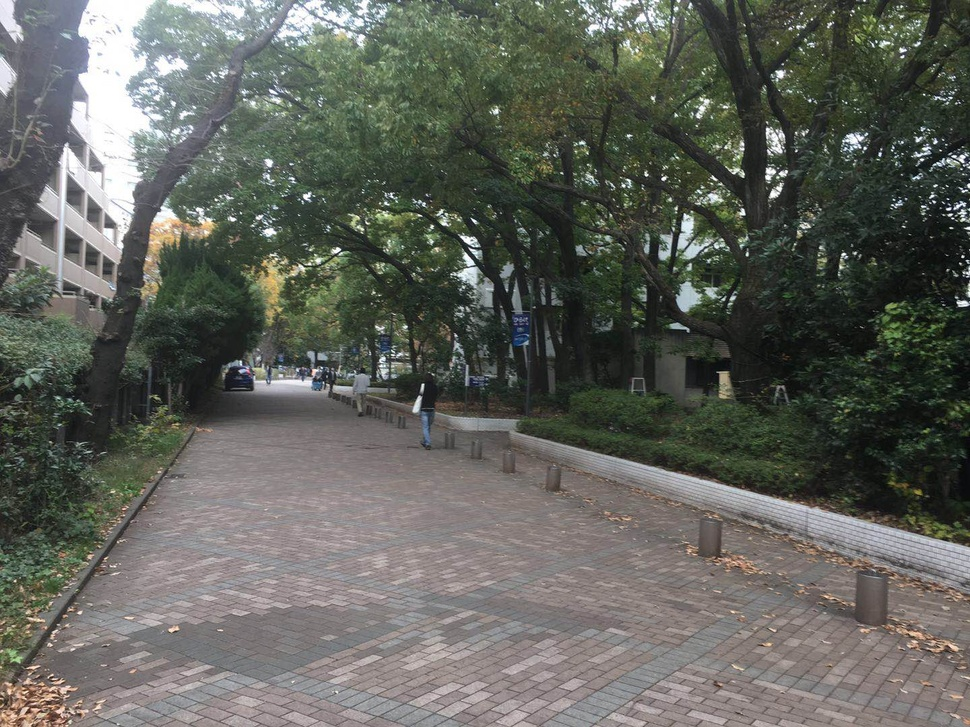
#> input picture data/3.jpg, 970 x 727 px, shrunk from 1440 x 1080 before the run
$ python haze.py
#> lines starting #> are read from the running program, lines starting #| are printed output that depends on the picture
import random
import math
import cv2
import numpy as np

def mkhaze(m):
	a = random.uniform(0.7,1)
#> a = 0.953
	b = random.uniform(0.6,1.8)
	t = math.exp(-b)
	Y = np.zeros(m.shape)
	for k in range(3):
		Y[:,:,k] = m[:,:,k]*(1-t)+a*t
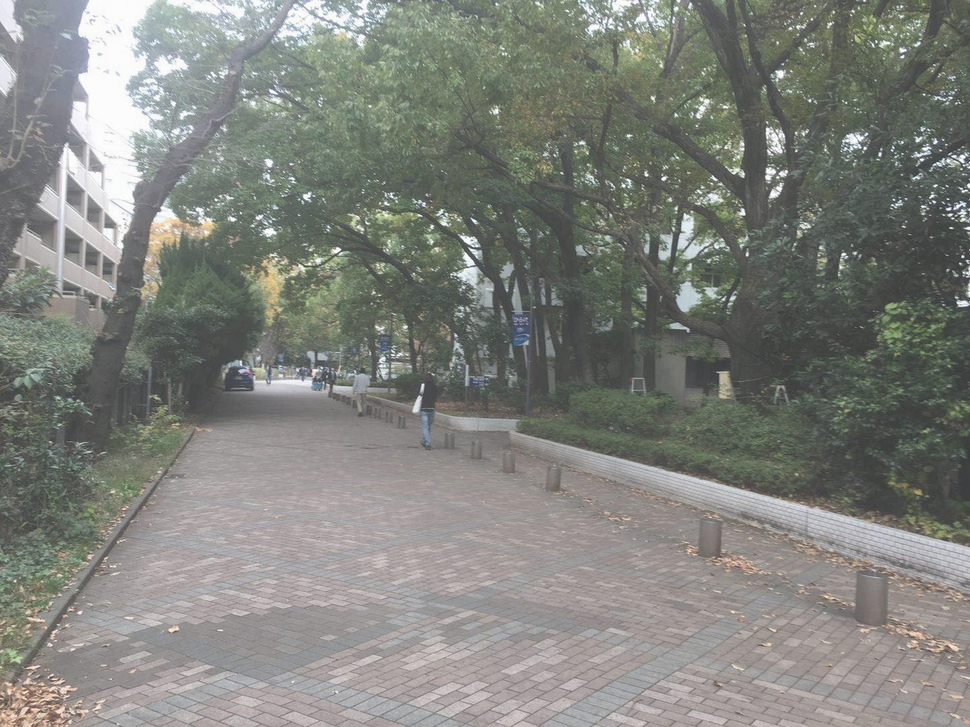
#> Y: shape (727, 970, 3) float64; mean of channels 0, 1, 2 0.492, 0.514, 0.507; drawn as B, G, R
	return Y,a,b


if __name__ == '__main__':
	m,a,b = mkhaze(cv2.imread('./data/3.jpg')/255.0)
#> a = 0.953; b = 1.51
	m = m*255.0
	a = str(round(a,2))
#> a = '0.95'
	b = str(round(b,2))
#> b = '1.51'
	str = './data/3_'+a+'_'+b+'.jpg'
#> str = './data/3_0.95_1.51.jpg'
	cv2.imwrite(str, m)

$ run again, with data/1.jpg copied over data/3.jpg
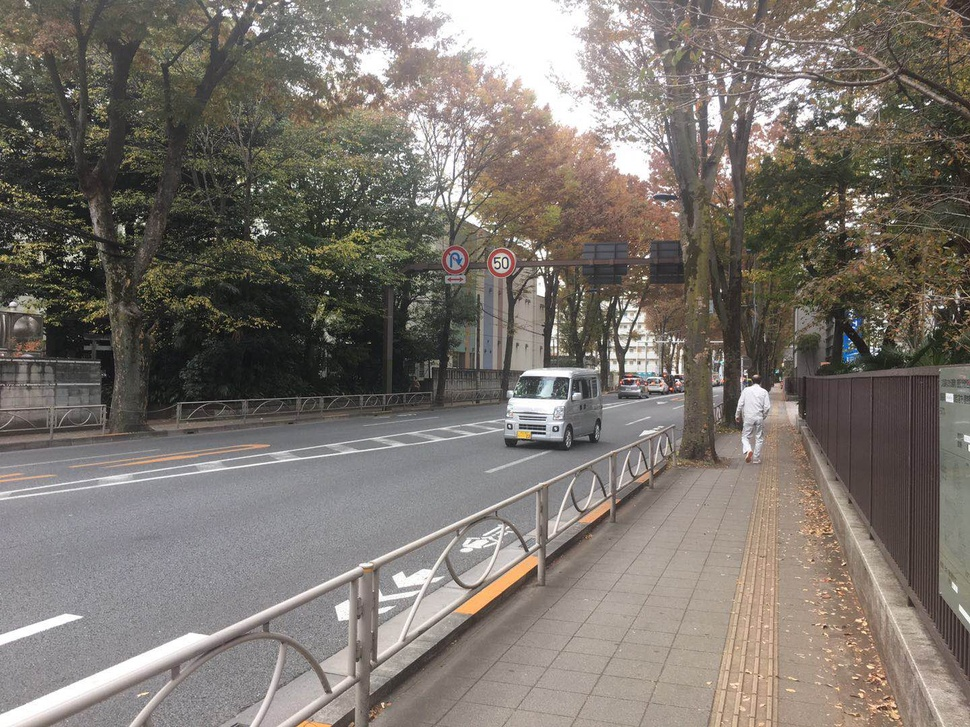
#> input picture data/1.jpg, 970 x 727 px, shrunk from 1440 x 1080 before the run
#> in mkhaze, `a = random.uniform(0.7,1)`: a = 0.953
#> after the loop in mkhaze, `for k in range(3):`:
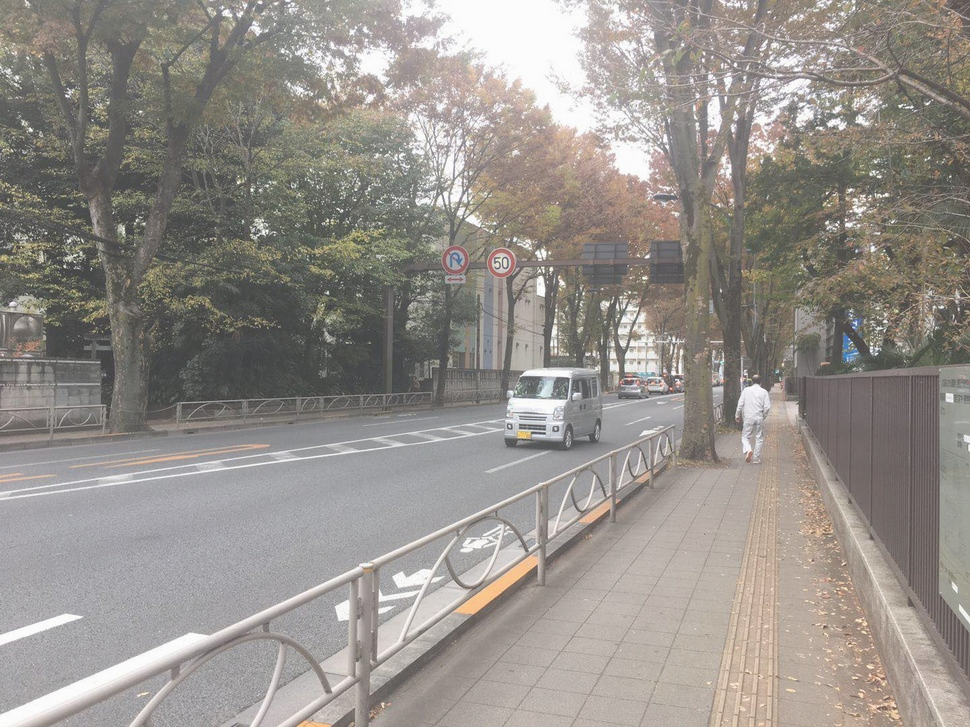
#> Y: shape (727, 970, 3) float64; mean of channels 0, 1, 2 0.547, 0.567, 0.587; drawn as B, G, R
#> `m,a,b = mkhaze(cv2.imread('./data/3.jpg')/255.0)`: b = 1.51
#> `a = str(round(a,2))`: a = '0.95'
#> `b = str(round(b,2))`: b = '1.51'
#> str = './data/3_0.95_1.51.jpg'

$ run again, with data/2.jpg copied over data/3.jpg
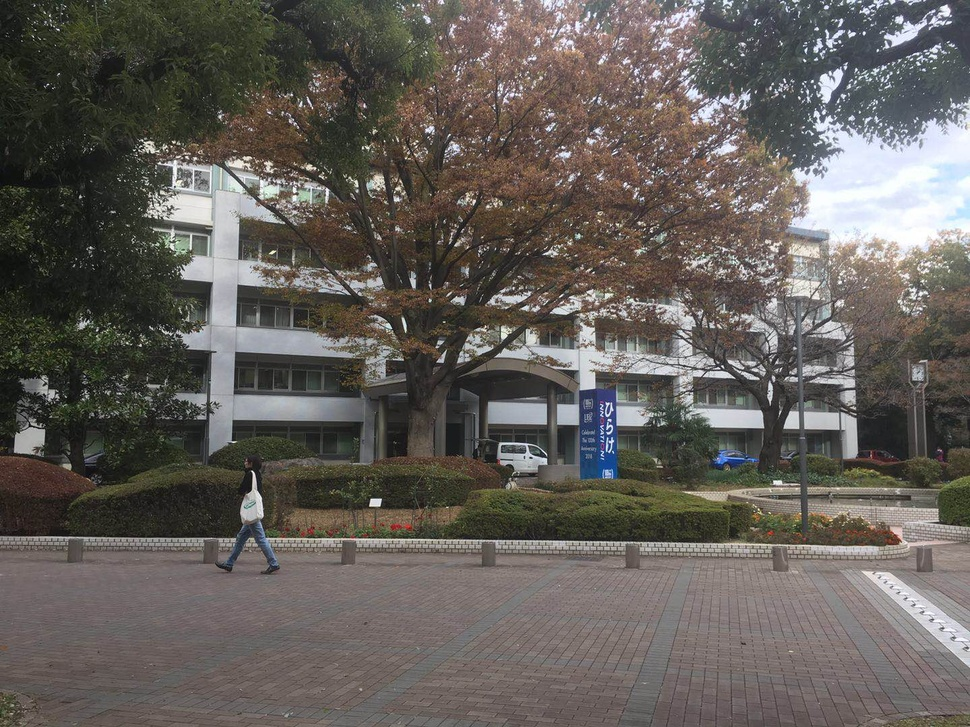
#> input picture data/2.jpg, 970 x 727 px, shrunk from 1440 x 1080 before the run
#> in mkhaze, `a = random.uniform(0.7,1)`: a = 0.953
#> after the loop in mkhaze, `for k in range(3):`:
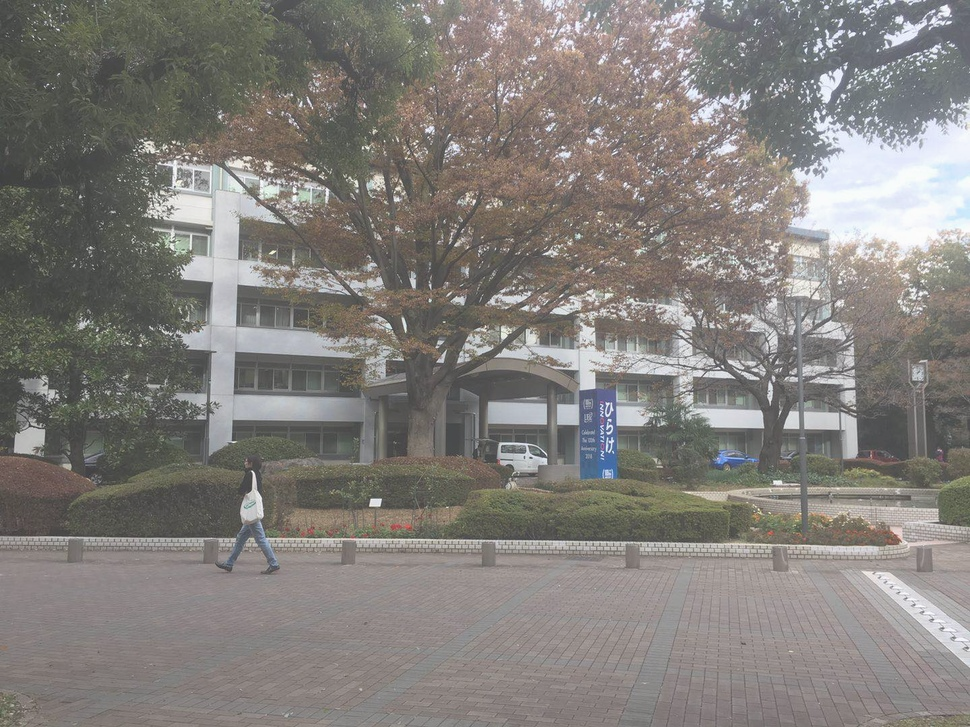
#> Y: shape (727, 970, 3) float64; mean of channels 0, 1, 2 0.486, 0.5, 0.514; drawn as B, G, R
#> `m,a,b = mkhaze(cv2.imread('./data/3.jpg')/255.0)`: b = 1.51
#> `a = str(round(a,2))`: a = '0.95'
#> `b = str(round(b,2))`: b = '1.51'
#> str = './data/3_0.95_1.51.jpg'

$ run again, with data/4.jpg copied over data/3.jpg
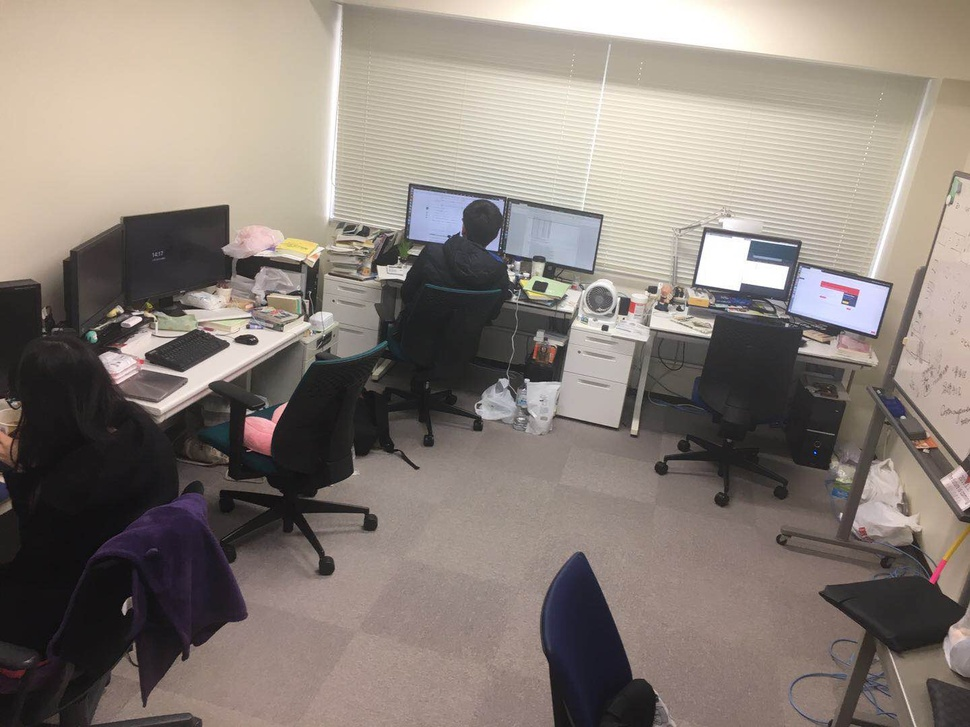
#> input picture data/4.jpg, 970 x 727 px, shrunk from 1440 x 1080 before the run
#> in mkhaze, `a = random.uniform(0.7,1)`: a = 0.953
#> after the loop in mkhaze, `for k in range(3):`:
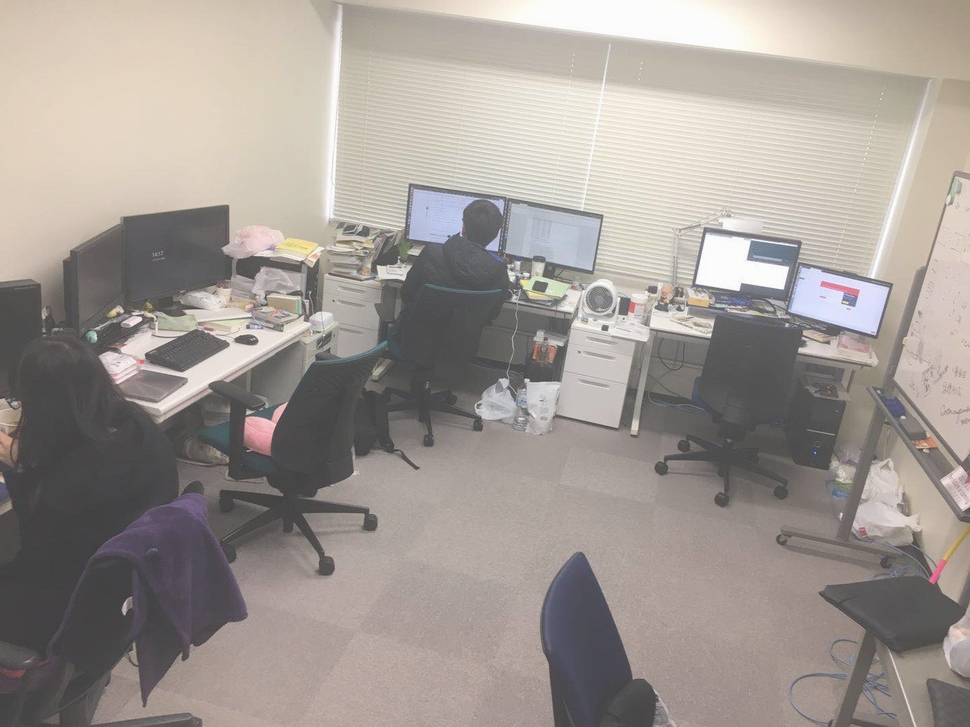
#> Y: shape (727, 970, 3) float64; mean of channels 0, 1, 2 0.581, 0.603, 0.632; drawn as B, G, R
#> `m,a,b = mkhaze(cv2.imread('./data/3.jpg')/255.0)`: b = 1.51
#> `a = str(round(a,2))`: a = '0.95'
#> `b = str(round(b,2))`: b = '1.51'
#> str = './data/3_0.95_1.51.jpg'
